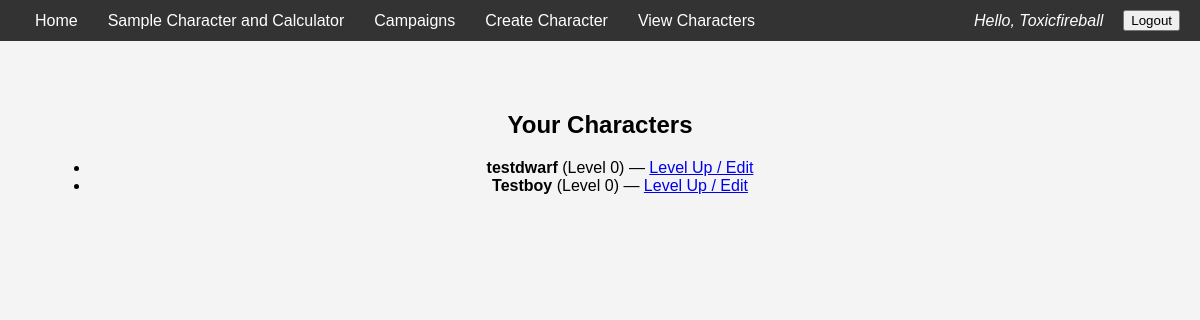
The app's page /characters/ (signed in) with its own data.
### characters/models.py (models this page shows, shortened)
class Character(models.Model):
    user               = models.ForeignKey(User, on_delete=models.CASCADE, related_name='characters')
    name               = models.CharField(max_length=255)
    race               = models.CharField(max_length=50)
    subrace            = models.CharField(max_length=50, blank=True)
    half_elf_origin    = models.CharField(max_length=20, blank=True)
    bg_combo           = models.CharField(max_length=10, blank=True)
    main_background    = models.CharField(max_length=50, blank=True)
    side_background_1  = models.CharField(max_length=50, blank=True)
    side_background_2  = models.CharField(max_length=50, blank=True)
    HP = models.IntegerField(blank=True, null = True)
    temp_HP = models.IntegerField( blank=True,  null = True)
    strength           = models.IntegerField(default=8)
    dexterity          = models.IntegerField(default=8)
    constitution       = models.IntegerField(default=8)
    intelligence       = models.IntegerField(default=8)
    wisdom             = models.IntegerField(default=8)
    charisma           = models.IntegerField(default=8)
    level              = models.PositiveIntegerField(default=0)
    backstory          = models.TextField(blank=True)
    campaign           = models.ForeignKey(
                            Campaign,
                            on_delete=models.SET_NULL,
                            null=True, blank=True,
                            related_name="characters"
                        )
    created_at         = models.DateTimeField(auto_now_add=True)

### characters/views.py (the view)
# urls.py: path('', views.character_list, name='character_list'),
@login_required
def character_list(request):
    characters = request.user.characters.all()
    return render(request, 'characters/character_list.html', {'characters': characters})

### characters/templates/characters/character_list.html (shortened to what this page needs)
{% extends "home/base.html" %}
{% block content %}
<h2>Your Characters</h2>
<ul>
  {% for char in characters %}
    <li>
      <strong>{{ char.name }}</strong> (Level {{ char.level }})
      — <a href="{% url 'characters:level_up' char.id %}">Level Up / Edit</a>
    </li>
  {% empty %}
    <li>You haven’t created any characters yet. <a href="{% url 'characters:create_character' %}">Create one now</a>.</li>
  {% endfor %}
</ul>
{% endblock %}

### home/templates/home/base.html (shortened to what this page needs)
<!DOCTYPE html>
<html lang="en">
<head>
</head>
<body>
  <div class="navbar">
    <div class="nav-links">
      <a href="{% url 'home' %}">Home</a>
      <a href="{% url 'character_creator' %}">Sample Character and Calculator</a>
      {% if user.is_authenticated %}
        <a href="{% url 'campaigns:campaign_list' %}">Campaigns</a>
      {% endif %}
      {% if user.is_authenticated %}
      <a href="{% url 'characters:create_character' %}">Create Character</a>
      {% endif %}
      {% if user.is_authenticated %}
      <a href="{% url 'characters:character_list' %}">View Characters</a>
      {% endif %}
    </div>
    <div class="nav-links">
      {% if user.is_authenticated %}
        <span class="user-info">Hello, {{ user.username }}</span>
        <form action="{% url 'accounts:logout' %}" method="post" style="display:inline;">
            <button type="submit">Logout</button>
          </form>
      {% else %}
        <a href="{% url 'accounts:login' %}">Login</a>
        <a href="{% url 'accounts:register' %}">Register</a>
      {% endif %}
    </div>
  </div>
  <div class="content">
    {% block content %}{% endblock %}
  </div>
</body>
</html>

### home/templates/home/base.html (style rules this page uses)
body { font-family: Arial, sans-serif; margin: 0; padding: 0; background-color: #f4f4f4; }
.navbar { background-color: #333; color: white; padding: 10px 20px; display: flex; justify-content: space-between; align-items: center; }
.navbar a { color: white; text-decoration: none; margin: 0 15px; }
.navbar .nav-links { display: flex; align-items: center; }
.navbar .user-info { margin-right: 20px; font-style: italic; }
.content { text-align: center; padding: 50px; }

### records on screen
Character: name "testdwarf", level "0"
Character: name "Testboy", level "0"

### other values on screen
{{ user.username }} "Toxicfireball"
